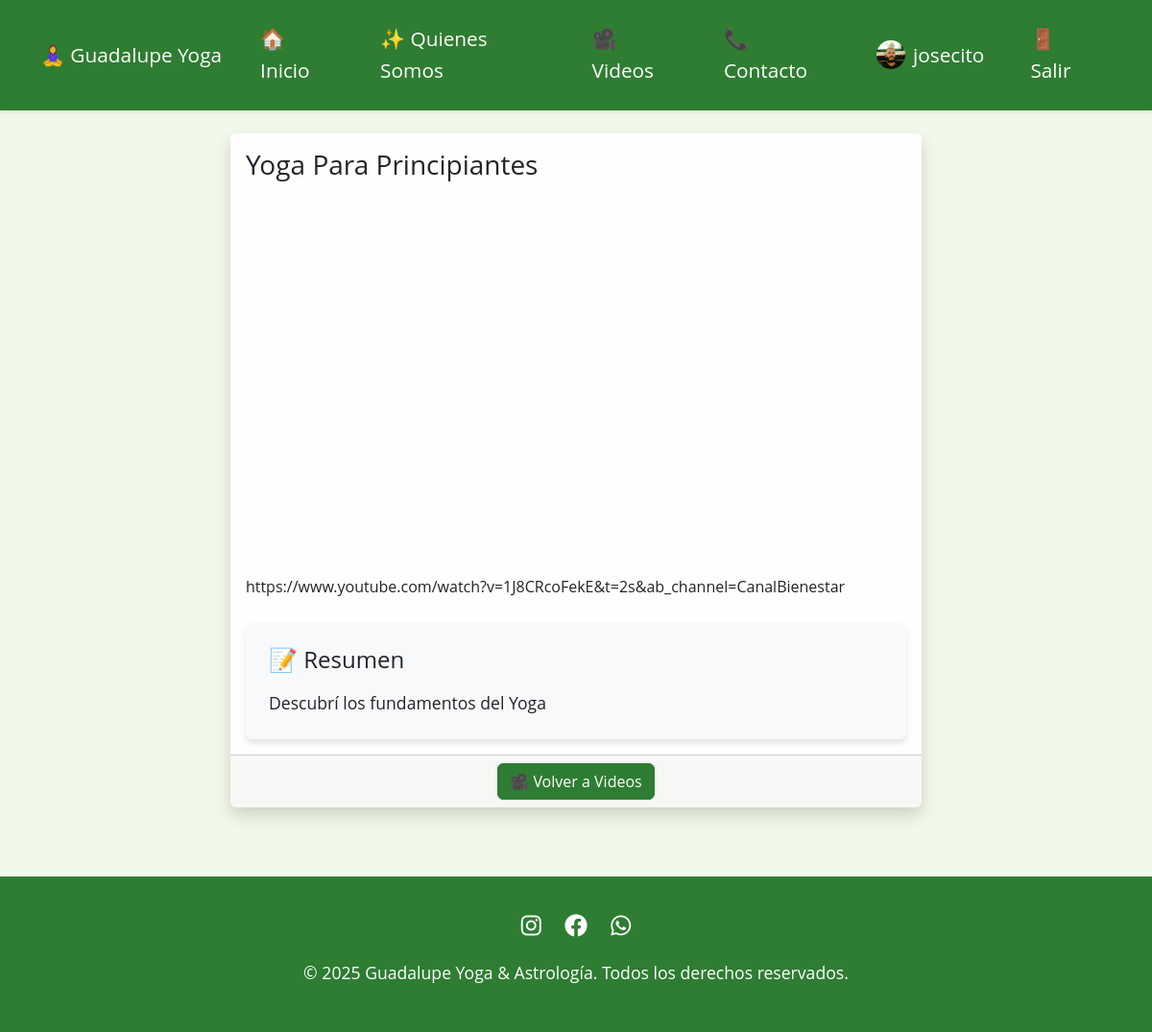
The app's page /videos/1/ (signed in) with its own data.
### core/models.py (models this page shows, shortened)
class Profile(models.Model):
    user = models.OneToOneField(User, on_delete=models.CASCADE)
    is_active = models.BooleanField(default=True)
    profile_picture = models.ImageField(upload_to='profile_pictures/', null=True, blank=True)
    created_at = models.DateTimeField(auto_now_add=True)

class Video(models.Model):
    title = models.CharField(max_length=200)
    url = EmbedVideoField()
    summary = models.TextField()
    thumbnail_url = models.URLField(blank=True)
    created_at = models.DateTimeField(auto_now_add=True)
    updated_at = models.DateTimeField(auto_now=True)
    class Meta:
        ordering = ['-created_at']

### core/views.py (the view)
# urls.py: path('videos/<int:pk>/', views.video_detail, name='video_detail'),
@login_required
def video_detail(request, pk):
    video = get_object_or_404(Video, pk=pk)
    return render(request, 'core/video_detail.html', {'video': video})

### templates/core/video_detail.html
{% extends 'base.html' %}
{% block content %}
<div class="container">
    <div class="row justify-content-center">
        <div class="col-lg-8">
            <div class="card shadow mb-4">
                <div class="card-body">
                    <h1 class="card-title h3 mb-4">{{ video.title }}</h1>
                    <div class="ratio ratio-16x9 mb-4">
                        {{ video.url|safe }}
                    </div>
                    <div class="card bg-light p-4">
                        <h2 class="h4 mb-3">📝 Resumen</h2>
                        <p class="card-text">{{ video.summary }}</p>
                    </div>
                </div>
                <div class="card-footer text-center">
                    <a href="{% url 'video_list' %}" class="btn btn-primary">🎥 Volver a Videos</a>
                </div>
            </div>
        </div>
    </div>
</div>
{% endblock %}

### templates/base.html (shortened to what this page needs)
<!DOCTYPE html>
{% load static %}
<html lang="es">
<head>
    <link href="https://cdn.jsdelivr.net/npm/bootstrap@5.3.2/dist/css/bootstrap.min.css" rel="stylesheet">
    <link rel="stylesheet" href="https://cdnjs.cloudflare.com/ajax/libs/font-awesome/6.0.0/css/all.min.css">
</head>
<body>
    <nav class="navbar navbar-expand-lg sticky-top">
        <div class="container">
            <a class="navbar-brand" href="{% url 'home' %}">🧘‍♀️ Guadalupe Yoga</a>
            <div class="collapse navbar-collapse" id="navbarNav">
                <ul class="navbar-nav me-auto">
                    <li class="nav-item">
                        <a class="nav-link" href="{% url 'home' %}">🏠 Inicio</a>
                    </li>
                    <li class="nav-item">
                        <a class="nav-link" href="{% url 'about' %}">✨ Quienes Somos</a>
                    </li>
                    <li class="nav-item">
                        <a class="nav-link" href="{% url 'video_list' %}">🎥 Videos</a>
                    </li>
                    <li class="nav-item">
                        <a class="nav-link" href="{% url 'contact' %}">📞 Contacto</a>
                    </li>
                </ul>
                <ul class="navbar-nav">
                    {% if user.is_authenticated %}
                        <li class="nav-item d-flex align-items-center">
                            <a class="nav-link d-flex align-items-center" href="{% url 'profile' %}">
                                {% if user.profile.profile_picture %}
                                    <img src="{{ user.profile.profile_picture.url }}" alt="Profile Picture" class="rounded-circle me-2" style="width: 30px; height: 30px; object-fit: cover;">
                                {% else %}
                                    <i class="fas fa-user me-2"></i>
                                {% endif %}
                                {{ user.username }}
                            </a>
                        </li>
                        <li class="nav-item">
                            <a class="nav-link" href="{% url 'account_logout' %}">🚪 Salir</a>
                        </li>
                    {% endif %}
                </ul>
            </div>
        </div>
    </nav>
    <div class="container mt-4">
        {% block content %}
        {% endblock %}
    </div>
    <footer class="footer">
        <div class="container text-center">
            <div class="social-links mb-3">
                <a href="https://instagram.com" target="_blank"><i class="fab fa-instagram"></i></a>
                <a href="https://facebook.com" target="_blank"><i class="fab fa-facebook"></i></a>
                <a href="https://wa.me/1234567890" target="_blank"><i class="fab fa-whatsapp"></i></a>
            </div>
            <p>&copy; {% now "Y" %} Guadalupe Yoga & Astrología. Todos los derechos reservados.</p>
        </div>
    </footer>
  </body>
</html>

### templates/base.html (style rules this page uses)
:root { --primary-color: #2E7D32; --secondary-color: #81C784; --accent-color: #C8E6C9; --text-color: #1B5E20; }
body { font-family: 'Open Sans', 'Arial', sans-serif; background-color: #F1F8E9; color: var(--text-color); font-size: 16px; line-height: 1.6; }
h1 { font-size: 2.5rem; }
h2 { font-size: 2rem; }
p { font-size: 1.1rem; }
.navbar { background-color: var(--primary-color); box-shadow: 0 2px 4px rgba(0,0,0,0.1); padding: 1rem 0; }
.navbar-brand, .nav-link { color: white !important; font-size: 1.3rem; transition: all 0.3s ease; }
.nav-link { margin: 0 0.5rem; padding: 0.5rem 1rem !important; border-radius: 5px; }
.card { background-color: rgba(255, 255, 255, 0.9); border: none; box-shadow: 0 4px 6px rgba(0,0,0,0.1); transition: transform 0.3s ease; }
.btn-primary { background-color: var(--primary-color); border-color: var(--primary-color); }
footer { background-color: var(--primary-color); color: white; padding: 2rem 0; margin-top: 3rem; }
.social-links a { color: white; margin: 0 10px; font-size: 1.5rem; transition: color 0.3s ease; }

### records on screen
Video: title "Yoga Para Principiantes", url "https://www.youtube.com/watch?v=1J8CRcoFekE&t=2s&ab_channel=CanalBienestar", summary "Descubrí los fundamentos del Yoga"

### other values on screen
{{ user.username }} "josecito"
